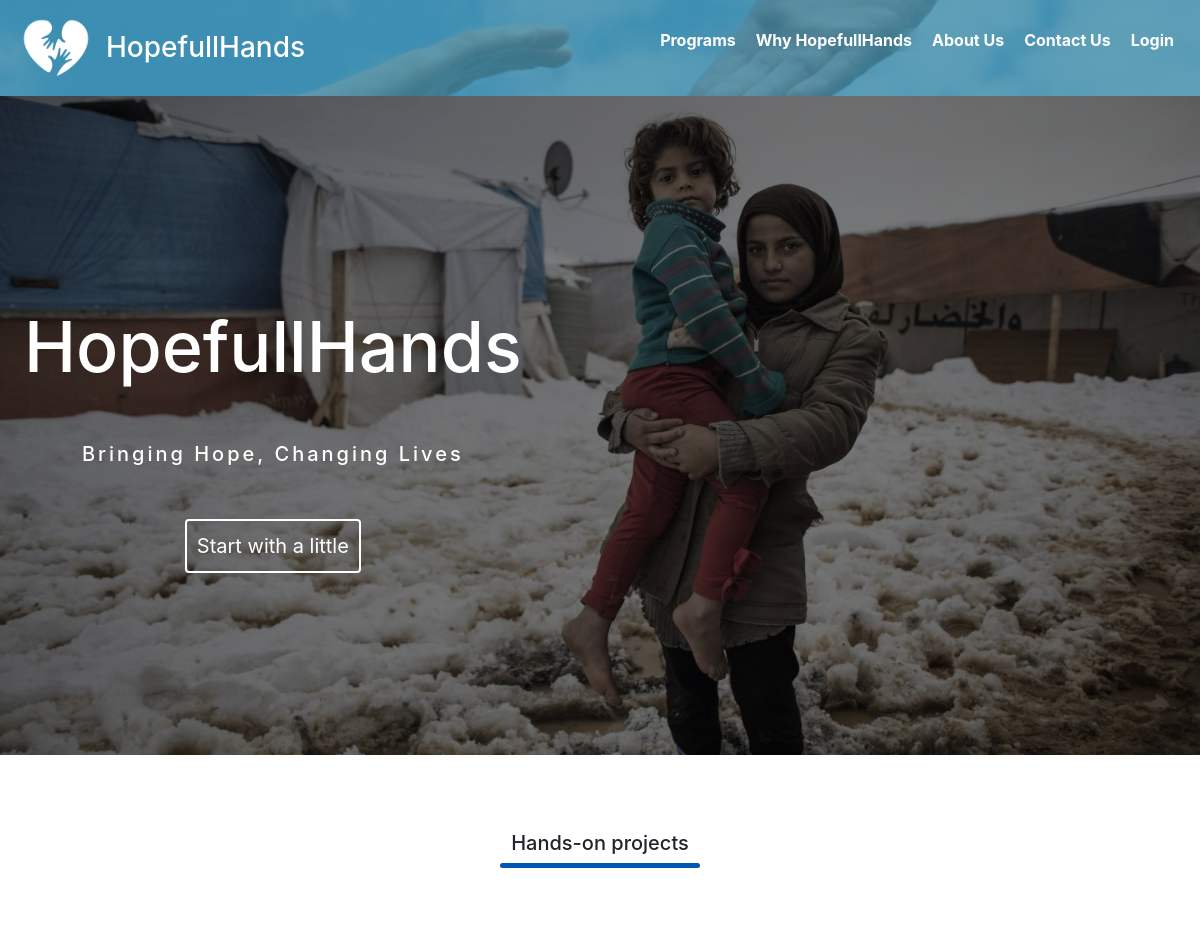
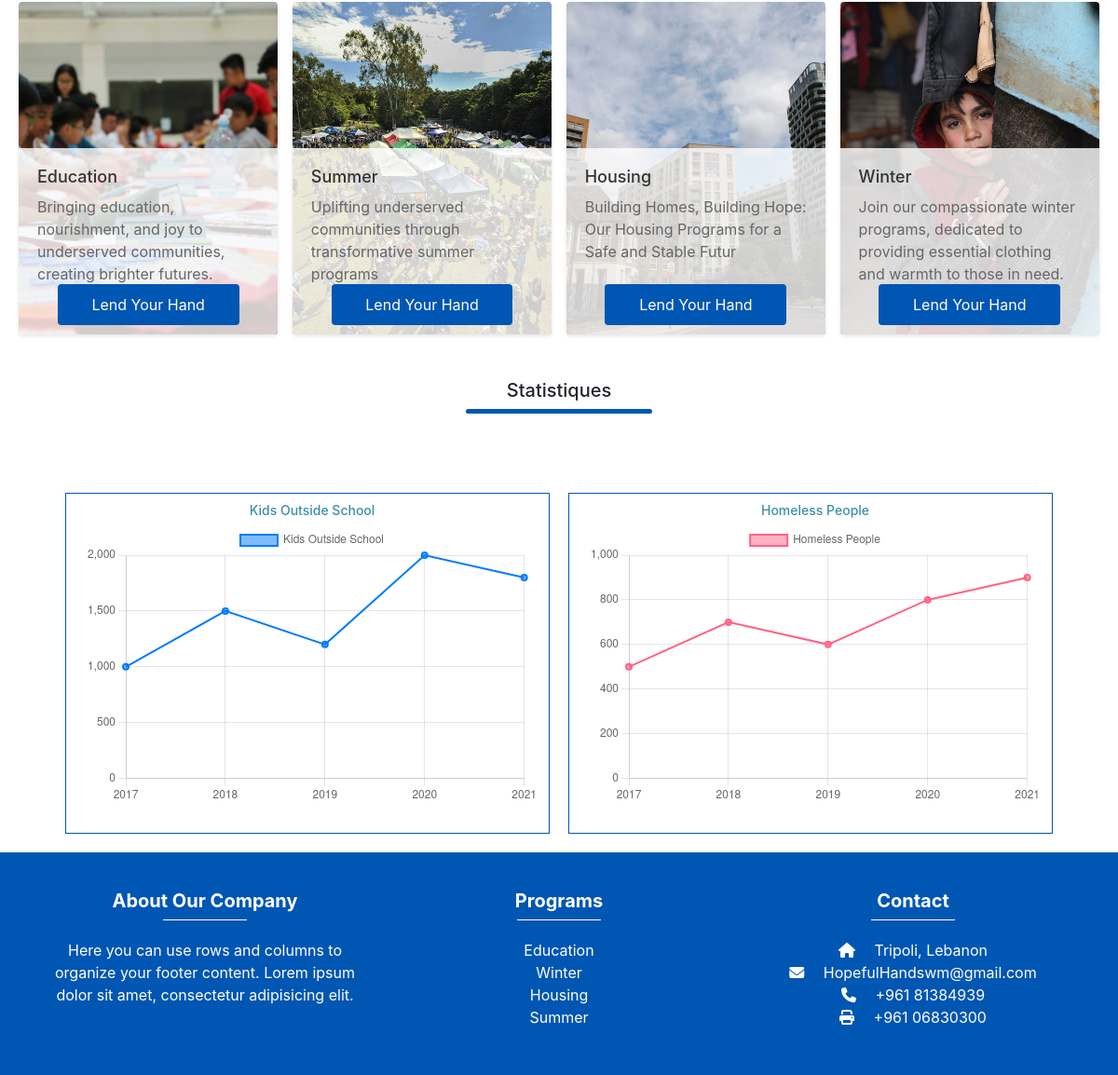
The page / on the database its author committed (2 pictures, top to bottom).
### app1/models.py (models this page shows, shortened)
class Content(models.Model):
    PAGE_CHOICES = [
        ('about', 'About'),
        ('home-slider1', 'Home Slider 1'),
        ('home-slider2', 'Home Slider 2'),
        ('home-slider3', 'Home Slider 3'),
    ]
    page_name = models.CharField(max_length=40, choices=PAGE_CHOICES, unique=True)
    title = models.CharField(max_length=40, blank=True)
    description = models.CharField(max_length=2000, blank=True)
    image = models.ImageField(upload_to='images/', blank=True)
    createdAT = models.DateTimeField(auto_now_add=True)

class Program(models.Model):
    program_name = models.CharField(max_length=40)
    program_description = models.CharField(max_length=400)
    program_summary = models.CharField(max_length=200, default='Default Value')
    program_image = models.ImageField(upload_to='images/')
    budget = models.IntegerField()
    start_date = models.DateField()
    end_date = models.DateField()
    raised = models.IntegerField(default=0)
    program_challenge = models.CharField(max_length=2000, default='Default Value')
    program_objective = models.CharField(max_length=2000, default='Default Value')
    program_plan = models.CharField(max_length=2000, default='Default Value')

### app1/views.py (the view)
# urls.py: 2. Add a URL to urlpatterns:  path('', views.home, name='home')
def home(request):
    programs = Program.objects.order_by('-id')[:4]  # Retrieve the programs data from the database
    slider1_content = Content.objects.get(page_name='home-slider1')
    slider2_content = Content.objects.get(page_name='home-slider2')
    slider3_content = Content.objects.get(page_name='home-slider3')
    context = {
        'programs': programs,
        'slider1_content': slider1_content,
        'slider2_content': slider2_content,
        'slider3_content': slider3_content,
    }
    return render(request, 'pages/home.html', context)

### templates/pages/home.html (shortened to what this page needs)
<!DOCTYPE html>
<html lang="en">
<head>
    <link rel="stylesheet" href="https://stackpath.bootstrapcdn.com/bootstrap/4.5.2/css/bootstrap.min.css">
</head>
<body>
{% block content %}
{% include 'components/navbar.html' %}
{% include 'components/slider.html' %}
<p class="title1">Hands-on projects</p>
{% include 'components/cards.html' %}
<p class="title1">Statistiques</p>
{% include 'components/statistics.html' %}
{% include 'components/footer.html' %}
{% endblock %}
</body>
</html>

### templates/components/slider.html (shortened to what this page needs)
<!DOCTYPE html>
<html lang="en">
<head>
</head>
<body style="width:100%;">
    {% load static %}
    <div class="container1">
        <div class="wrapper" id="wrapper">
        <div class="slide" style="background-image: url('{{ slider1_content.image.url }}');"></div>
        </div>
        <div class="fixed-info">
            <h1 class="title">HopefullHands</h1>
            <p class="desc">Bringing Hope, Changing Lives</p>
            <a href="{% url 'donate' %}">
                <button class="button">Start with a little</button>
            </a>
        </div>
    </div>
</body>
</html>

### templates/components/cards.html (shortened to what this page needs)
<!DOCTYPE html>
<html>
<head>
</head>
<body>
<div class="charity-container">
    {% for program in programs %}
    <div class="charity-card" style="background-image: url('{{ program.program_image.url }}');">
        <div class="charity-info">
            <h2>{{ program.program_name }}</h2>
            <p>{{ program.program_summary }}</p>
            <a class="donate-button" href="{% url 'donate' %}">Lend Your Hand</a>
        </div>
    </div>
    {% endfor %}
</div>
</body>
</html>

### templates/pages/home.html (style rules this page uses)
html { scroll-behavior: smooth; }
.title1 { font-family: inherit; font-weight: 500; font-size:20px; line-height: 1.2; color: inherit; text-align: center; margin: 0 auto 50px; position: relative; line-height: 80px; }
.title1::after { content: ''; background: #0056b3; width: 200px; height: 5px; border-radius: 5px; position: absolute; top: 60px; bottom: 0; left: 50%; transform: translateX(-50%); }

### templates/components/navbar.html (style rules this page uses)
body { margin: 0; padding: 0; font-family: Arial, sans-serif; }

### templates/components/slider.html (style rules this page uses)
.container1 { width: 100%; height: 86vh; display: flex; position: relative; overflow: hidden; margin-bottom: 20px; margin-top: 95px; }
.wrapper { height: 100%; display: flex; transition: all 1.5s ease; }
.slide { width: 100vw; height: 55vw; display: flex; align-items: center; background-size: cover; background-position: center; background-repeat: no-repeat; filter: brightness(0.5); }
.fixed-info { position: absolute; top: 50%; left: 2%; transform: translate(0, -50%); text-align: center; z-index: 1; }
.fixed-info .title { font-size: 70px; color: white; }
.fixed-info .desc { margin: 50px 0; font-size: 20px; font-weight: 500; letter-spacing: 3px; color: white; }
.button { padding: 10px; font-size: 20px; background-color: transparent; cursor: pointer; color: white; border: 2px solid white; border-radius: 4px; transition: background-color 0.3s, color 0.3s, border-color 0.3s; margin-left: 0px; }

### templates/components/cards.html (style rules this page uses)
.charity-container { display: flex; justify-content: space-between; margin-bottom: 20px; margin: 20px 20px; }
.charity-card { position: relative; flex-basis: 24%; border-radius: 4px; box-shadow: 0 2px 4px rgba(0, 0, 0, 0.1); overflow: hidden; background-size: cover; background-position: center; opacity: 0; transform: translateY(100px); transition: transform 0.6s cubic-bezier(0.175, 0.885, 0.32, 1.275), opacity 0.6s cubic-bezier(0.175, 0.885, 0.32, 1.275); }
.charity-card.show { opacity: 1; transform: translateY(0); }
.charity-card .charity-info { padding: 20px; background-color: rgba(255, 255, 255, 0.8); height: 200px; }
.charity-card h2 { font-size: 18px; margin-bottom: 10px; color: #333; }
.charity-card p { margin-bottom: 10px; color: #666; }
.charity-card:before { content: ""; display: block; padding-top: 56.25%; }
.donate-button { position: absolute; bottom: 10px; left: 0; right: 0; margin: 0 auto; display: block; width: 70%; padding: 10px; background-color: #0056b3; color: #fff; text-align: center; text-decoration: none; border: none; border-radius: 4px; transition: background-color 0.3s ease; }

### rows shown on the page
Content: image (picture)
Program: program_image (picture), program_name "Education", program_summary "Bringing education, nourishment, and joy to underserved communities, creating brighter futures."
Program: program_image (picture), program_name "Summer", program_summary "Uplifting underserved communities through transformative summer programs"
Program: program_image (picture), program_name "Housing", program_summary "Building Homes, Building Hope: Our Housing Programs for a Safe and Stable Futur"
Program: program_image (picture), program_name "Winter", program_summary "Join our compassionate winter programs, dedicated to providing essential clothing and warmth to those in need."
